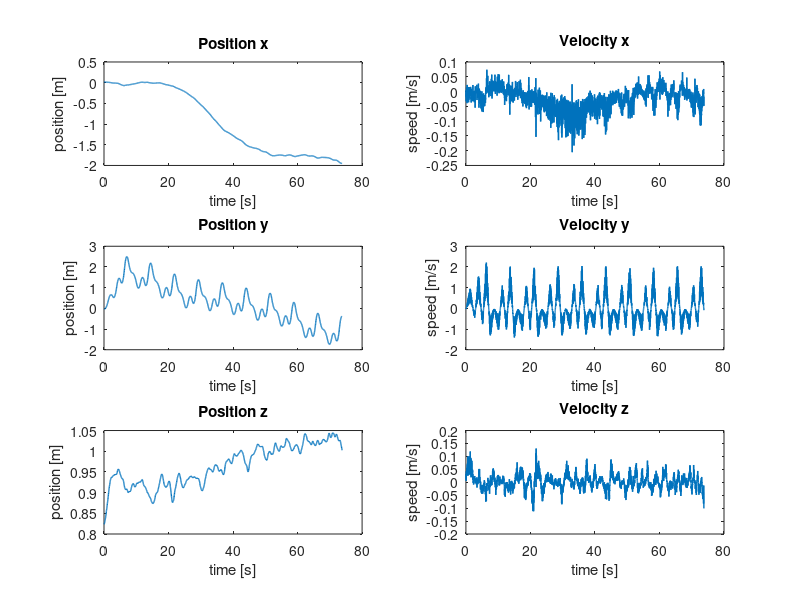
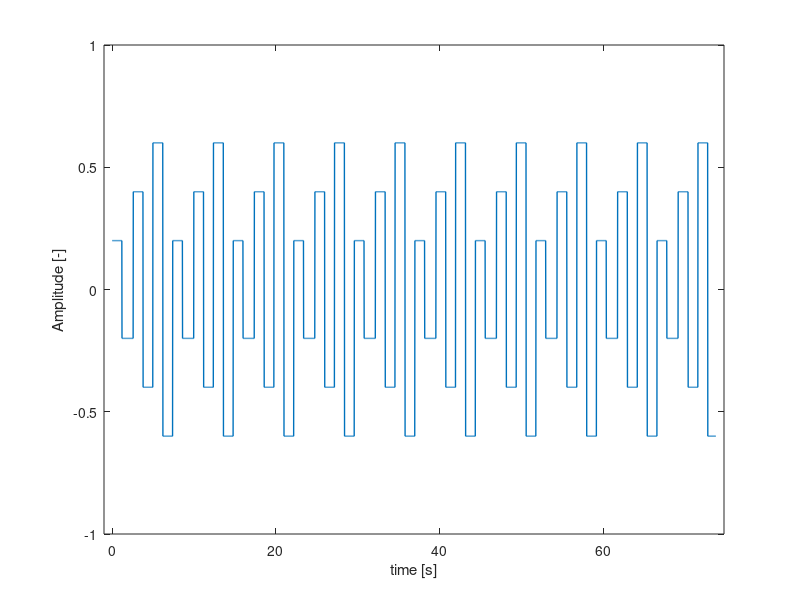
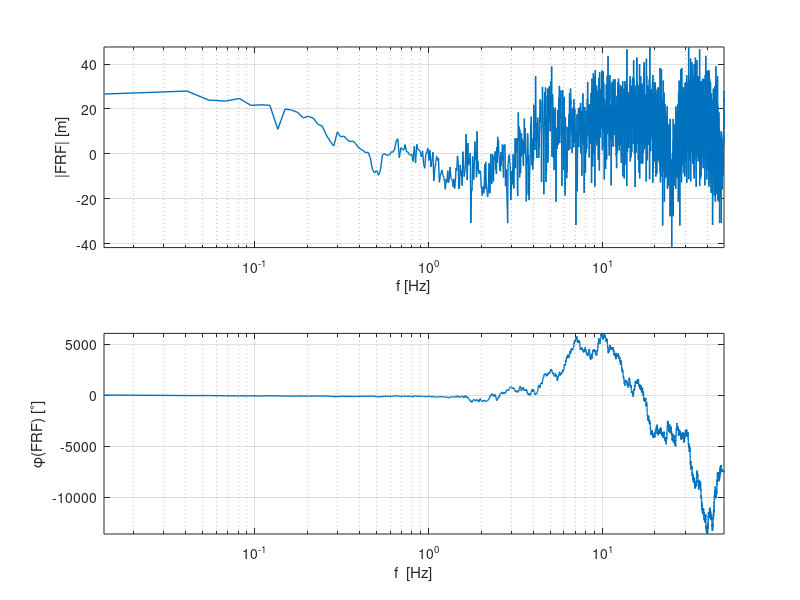
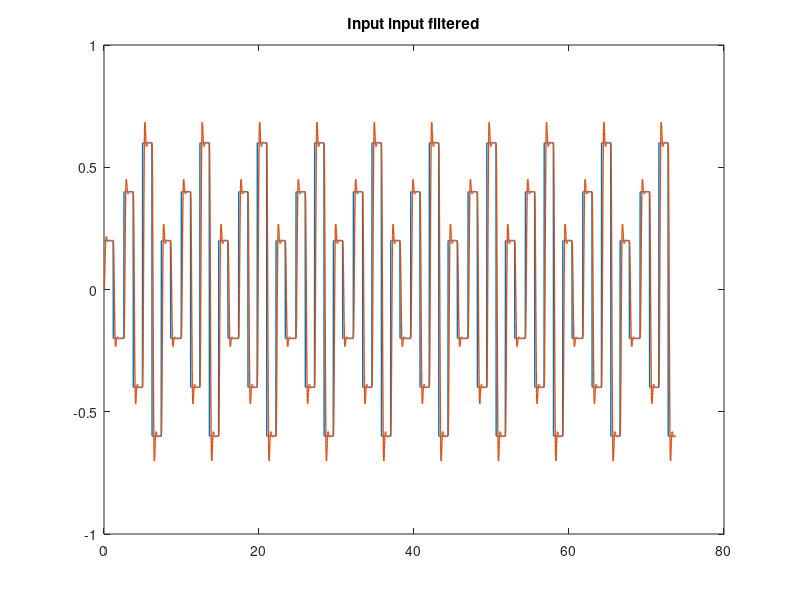

Source code (MATLAB) for these figures, in order:
%%% Parameter estimation %%%
% zie ook 'test.m' !
clear all
close all

%% Load data from .mat-file

load angle_identification_y


%% Extract some signals from the data

set(0, 'DefaultLineLineWidth', 1);


% Cutoff useful data
% first_index = find(input~=0, 1);
input = input(1:end-10)';
output_x = output_x(1:end-10)';
output_y = output_y(1:end-10)';
output_z = output_z(1:end-10)';

dt = 0.02;
time = (0:dt:(length(input)-1)*dt)';

% Differentiation of x-, y-, z-position
% dt = sample time (gradient assumes timestep 1)
velocity_x = gradient(output_x)/dt;
velocity_y = gradient(output_y)/dt;
velocity_z = gradient(output_z)/dt;

% Do some plotting of the measurement data 
figure('Name','Output Measurements')
subplot(321), plot(time, output_x), title('Position x'), xlabel('time [s]'), ylabel('position [m]')
subplot(322), plot(time, velocity_x), title('Velocity x'), xlabel('time [s]'), ylabel('speed [m/s]')

subplot(323), plot(time, output_y), title('Position y'), xlabel('time [s]'), ylabel('position [m]')
subplot(324), plot(time, velocity_y), title('Velocity y'), xlabel('time [s]'), ylabel('speed [m/s]')

subplot(325), plot(time, output_z), title('Position z'), xlabel('time [s]'), ylabel('position [m]')
subplot(326), plot(time, velocity_z), title('Velocity z'), xlabel('time [s]'), ylabel('speed [m/s]')

% Input signal
figure('Name', 'Input signal')
plot(time, input)
xlabel('time [s]')
ylabel('Amplitude [-]')
axis([time(1)-1 time(end)+1 -1 1])


%% Frequency domain
Ts = dt;
fs = 1/dt;
N = length(velocity_y);
t = [0:N-1]'*Ts;
N = numel(input);
f = [0:N-1]'*(fs/N);

input_f = fft(input);
output_x_f = fft(output_x);
output_y_f = fft(output_y);
velocity_x_f = fft(velocity_x);
velocity_y_f = fft(velocity_y);

%indices = (nop+1):nop:(numel(f)/2); % alle 0 waarden er uit halen zodat niet delen door 0?
%f = f(indices);
%input_f = input_f(indices);
%velocity_x_f = velocity_x_f(indices);
%velocity_y_f = velocity_y_f(indices);

FRF = velocity_y_f./input_f;

figure('Name', 'Empirical transfer function freq response'),subplot(2,1,1),semilogx(f, 20*log10(abs(FRF)), 'LineWidth', 1)
axis tight
grid on
xlabel('f [Hz]')
xlim([f(1) f(end)])
ylabel('|FRF| [m]')
subplot(2,1,2),semilogx(f, 180/pi*unwrap(angle(FRF)), 'LineWidth', 1)
grid on
axis tight
xlabel('f  [Hz]')
ylabel('\phi(FRF) [^\circ]')
xlim([f(1) f(end)])

%% Filtering of the in- and output data using Butterworth filter
[B, A] = butter(3,0.02*5); % order must be higher than order of system, 
                             % adjust cut-off frquency to be higher than highest eigenfrequency of the system
                             % data sampling at 100Hz

% input filtering                           
input_filt = filter(B,A,input);
% output filtering
velocity_x_filt = filter(B,A,velocity_x);
velocity_y_filt = filter(B,A,velocity_y);

figure('Name','filtered input input')
plot(t,input,t,input_filt),title('Input input filtered')

figure('Name','filtered output measurement')
subplot(211), plot(time, velocity_x, time, velocity_x_filt),title('v_{x,filt}')
subplot(212), plot(time, velocity_y, time, velocity_y_filt),title('v_{y,filt}')

%% Least squares solution for approximation of the parameters in the system
% Without filtering
% y[k] = -a1*y[k-1]-a0*y[k-2]+b2*u[k]+b1*u[k-1]+b0*u[k-2]
y = velocity_y(3:end);
Phi = [-velocity_y(2:end-1), -velocity_y(1:end-2), input(3:end), input(2:end-1), input(1:end-2)];
theta = Phi\y;

B1 = [theta(3), theta(4), theta(5)];
A1 = [1, theta(1) theta(2)];

sys_d1 = tf(B1, A1, Ts);

FRF1 = squeeze(freqresp(sys_d1,2*pi*f));

figure('Name','NOT filtered Identified transfer funtion freq response'), subplot(211)
semilogx(f, 20*log10(abs(FRF1)))
grid on
xlim([f(1) f(end)])
xlabel('f  [Hz]')
ylabel('|FRF1|  [m]')
subplot(212),semilogx(f, 180/pi*unwrap(angle(FRF1)))
grid on
xlim([f(1) f(end)])
xlabel('f  [Hz]')
ylabel('\phi(FRF1)  [^\circ]')

x1 = lsim(sys_d1,input,t);

figure('Name','lsim NOT filtered Identified transfer function')
subplot(211)
hold on
plot(t, velocity_y,'g')
plot(t, x1)
title('Non filtered identified transfer function vs measurement')
legend('v_{y,meas}','v_{y,sim}')
xlabel('Time [s]')
ylabel('Displacement [m]')
axis tight
subplot(212)
plot(t,velocity_y - x1)
title('Difference between simulation and measurement')
legend('v_{y,meas}-v_{y,sim}')
xlabel('Time [s]')
ylabel('Displacement [m]')
axis tight

figure('Name','NOT  filtered pole zero map'),pzmap(sys_d1)


%% With Butterworth filtering of in and output

y2 = velocity_y_filt(3:end);
Phi2 = [-velocity_y_filt(2:end-1), -velocity_y_filt(1:end-2), input_filt(3:end), input_filt(2:end-1), input_filt(1:end-2)];
theta_filt = Phi2\y2;

B2 = [theta_filt(3),theta_filt(4),theta_filt(5)];
A2 = [1, theta_filt(1) theta_filt(2)];

sys_d2 = tf(B2, A2, Ts);

FRF2 = squeeze(freqresp(sys_d2,2*pi*f));

figure('Name','Butterworth filtered Identified tf freq response'),subplot(2,1,1),semilogx(f, 20*log10(abs(FRF2)))
grid on 
xlim([f(1) f(end)])
xlabel('f  [Hz]')
ylabel('|FRF2|  [m]')
axis tight
subplot(2,1,2)
semilogx(f, 180/pi*unwrap(angle(FRF2)))
grid on
xlim([f(1) f(end)])
xlabel('f  [Hz]')
ylabel('\phi(FRF2)  [^\circ]')

x2 = lsim(sys_d2,input,t);

figure('Name','Butterworth filtered lsim time response')
subplot(211)
hold on
plot(t, velocity_y,'g')
plot(t, velocity_y_filt)
plot(t,x2)
legend('v_{y,meas}', 'v_{y,filt}', 'v_{y,sim}')
title('Butterworth filtered identified transfer function vs measurement')
xlabel('Time [s]')
axis tight
ylabel('Velocity [m/s]')
subplot(212)
plot(t,velocity_y - x2)
title('Difference between simulation and measurement')
legend('v_{y,meas}-v_{y,sim}')
xlabel('Time [s]')
ylabel('Velocity [m/s]')
axis tight

figure('Name','Butterworth filtered Identified tf pole-zero map'),pzmap(sys_d2)

%% With Butterworth filtering of in and output

y3 = velocity_y_filt(3:end);
Phi3 = [-velocity_y_filt(2:end-1), -velocity_y_filt(1:end-2), input_filt(2:end-1), input_filt(1:end-2)];
theta_filt3 = Phi3\y3;

B3 = [theta_filt3(3),theta_filt3(4)];
A3 = [1, theta_filt3(1) theta_filt3(2)];

sys_d3 = tf(B3, A3, Ts);

FRF3 = squeeze(freqresp(sys_d3,2*pi*f));

figure('Name','Butterworth filtered Identified tf freq response'),subplot(2,1,1),semilogx(f, 20*log10(abs(FRF3)))
grid on 
xlim([f(1) f(end)])
xlabel('f  [Hz]')
ylabel('|FRF3|  [m]')
axis tight
subplot(2,1,2)
semilogx(f, 180/pi*unwrap(angle(FRF3)))
grid on
xlim([f(1) f(end)])
xlabel('f  [Hz]')
ylabel('\phi(FRF3)  [^\circ]')

x3 = lsim(sys_d3,input,t);

figure('Name','Butterworth filtered lsim time response')
subplot(211)
hold on
plot(t, velocity_y,'g')
plot(t, velocity_y_filt)
plot(t,x3)
legend('v_{y,meas}', 'v_{y,filt}', 'v_{y,sim}')
title('Butterworth filtered identified transfer function vs measurement')
xlabel('Time [s]')
axis tight
ylabel('Velocity [m/s]')
subplot(212)
plot(t,velocity_y - x3)
title('Difference between simulation and measurement')
legend('v_{y,meas}-v_{y,sim}')
xlabel('Time [s]')
ylabel('Velocity [m/s]')
axis tight

figure('Name','Butterworth filtered Identified tf pole-zero map'),pzmap(sys_d3)

%% Taking into account KNOWN PART of the system! (b1 & b0 = 0)
% theta(4) & theta(5) (= b1 & b0) turn out to be very small. But we know
% (from physical insight) that they are EXACTLY 0!
% pk ~ partially known
% y[k] = -a1*y[k-1] - a0*y[k-2] + b2*u[k]
y_pk = velocity_y_filt(3:end);

Phi_pk = [-velocity_y_filt(2:end-1), -velocity_y_filt(1:end-2), input_filt(3:end)];
theta_pk = Phi_pk\y_pk;

% known part = z^2/1
B_k = [1, 0, 0];
A_k = [0, 0, 1];
sys_k = tf(B_k,A_k,Ts);

B_u = theta_pk(3);
A_u = [1, theta_pk(1) theta_pk(2)];
sys_u = tf(B_u,A_u, Ts);

sys_dpk = sys_k*sys_u;

FRF_pk = squeeze(freqresp(sys_dpk,2*pi*f));

figure('Name','Butter. filtered + partially known freq response'),subplot(211),semilogx(f, 20*log10(abs(FRF_pk)))
grid on 
xlim([f(1) f(end)])
xlabel('f  [Hz]')
ylabel('|FRF_{pk}|  [m]')
axis tight
subplot(212)
semilogx(f, 180/pi*unwrap(angle(FRF_pk)))
grid on
xlim([f(1) f(end)])
xlabel('f  [Hz]')
ylabel('\phi(FRF_{pk})  [^\circ]')

x_pk = lsim(sys_dpk,input,t);

figure('Name','Butter. filtered + partially known lsim time response')
subplot(211)
hold on
plot(t,velocity_y, 'g')
plot(t,velocity_y_filt)
plot(t,x_pk)
legend('v_{y,meas}','v_{y,filt}','v_{y,sim}')
xlabel('Time [s]')
title('Butterworth filtered + partially known identified transfer function vs measurement')
axis tight
ylabel('Velocity [m/s]')
subplot(212)
plot(t,velocity_y - x_pk)
title('Difference between simulation and measurement')
legend('v_{y,meas}-v_{y,sim}')
xlabel('Time [s]')
ylabel('Velocity [m/s]')
axis tight

figure('Name','Partially known syst: pole zero map'),pzmap(sys_dpk)

%% Comparison
figure

bode(sys_d1), grid
hold on
bode(sys_d2)
hold on
bode(sys_dpk)
legend('not filtered', 'filtered', 'partially known')

figure
plot(t,[velocity_y velocity_y_filt x1 x2 x_pk])
legend('measured', 'filtered measurement', 'simulated no filter', 'simulated filter', 'simulated partially known')
%% continuous equivalent of tf (pk)

sys_c3 = d2c(sys_d3);
sys_3 = c2d(sys_c3, 0.01)


%% Save result (transfer function)
% sys_2nd = sys_dpk;
% sys_2nd_f = sys_d2;
% sys_c2nd = sys_cpk;
% save('HVJ_y','sys_2nd')
% save('HVJ_y_filtered', 'sys_2nd_f')
% save('HVJ_y_cont','sys_c2nd')
